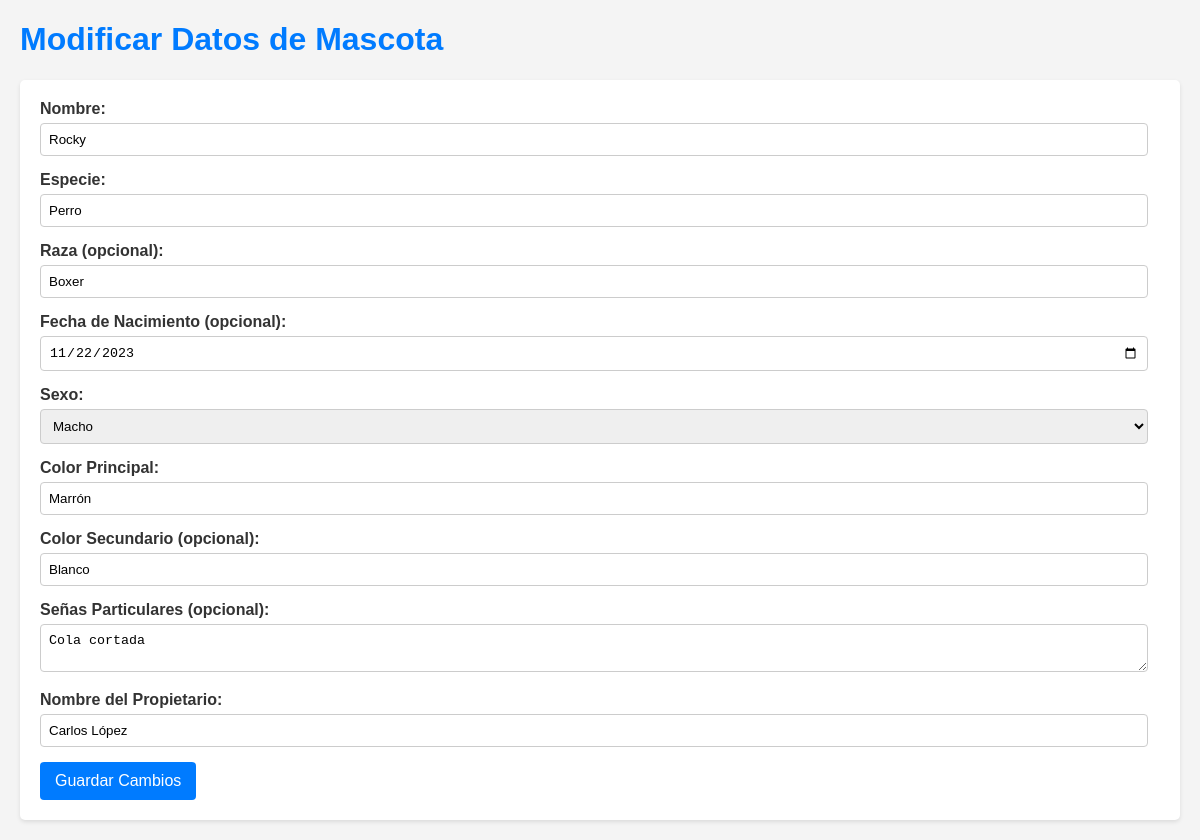
The page /modificar_mascota.php?id=2 on the database its author committed.
### tables this page shows
CREATE TABLE `mascotas` (
  `id_mascota` int(11) NOT NULL,
  `nombre` varchar(100) NOT NULL,
  `especie` varchar(50) NOT NULL,
  `raza` varchar(50) DEFAULT NULL,
  `fecha_nacimiento` date DEFAULT NULL,
  `sexo` char(1) DEFAULT NULL,
  `color_principal` varchar(50) DEFAULT NULL,
  `color_secundario` varchar(50) DEFAULT NULL,
  `senas_particulares` text DEFAULT NULL,
  `foto_url` varchar(255) DEFAULT NULL,
  `nombre_propietario` varchar(100) NOT NULL
);

### modificar_mascota.php (the view, shortened to what this page needs)
<?php
require_once 'database.php';
$conn = new mysqli($db_host, $db_user, $db_pass, $db_name);
$mascota = null;
if ($_SERVER["REQUEST_METHOD"] == "POST") {
    if (isset($_POST['id_mascota']) && is_numeric($_POST['id_mascota'])) {
        $id_mascota_modificar = $_POST['id_mascota'];
        $nombre = $_POST["nombre"];
        $especie = $_POST["especie"];
        $raza = $_POST["raza"] ?? null;
        $fecha_nacimiento = $_POST["fecha_nacimiento"] ?? null;
        $sexo = $_POST["sexo"] ?? null;
        $color_principal = $_POST["color_principal"] ?? null;
        $color_secundario = $_POST["color_secundario"] ?? null;
        $senas_particulares = $_POST["senas_particulares"] ?? null;
        $nombre_propietario = $_POST["nombre_propietario"];
        if (empty($nombre) || empty($especie) || empty($nombre_propietario)) {
            $mensaje_error = "Por favor, complete los campos obligatorios (Nombre, Especie, Nombre del Propietario).";
        } else {
            $sql_update = "UPDATE mascotas SET nombre=?, especie=?, raza=?, fecha_nacimiento=?, sexo=?, color_principal=?, color_secundario=?, senas_particulares=?, nombre_propietario=? WHERE id_mascota=?";
            $stmt_update = $conn->prepare($sql_update);
            if ($stmt_update) {
                $stmt_update->bind_param("sssssssssi", $nombre, $especie, $raza, $fecha_nacimiento, $sexo, $color_principal, $color_secundario, $senas_particulares, $nombre_propietario, $id_mascota_modificar);
                if ($stmt_update->execute()) {
                    $mensaje = "Datos de la mascota actualizados con éxito.";
                    $actualizacion_exitosa = true;
                } else {
                    $mensaje_error = "Error al actualizar los datos de la mascota: " . $stmt_update->error;
                }
                $stmt_update->close();
            } else {
                $mensaje_error = "Error al preparar la consulta de actualización.";
            }
        }
    } else {
        $mensaje_error = "ID de mascota no válido para la modificación.";
    }
}
elseif (isset($_GET['id']) && is_numeric($_GET['id'])) {
    $id_mascota = $_GET['id'];
    $sql_select = "SELECT * FROM mascotas WHERE id_mascota = ?";
    $stmt_select = $conn->prepare($sql_select);
    if ($stmt_select) {
        $stmt_select->bind_param("i", $id_mascota);
        $stmt_select->execute();
        $result_select = $stmt_select->get_result();
        if ($result_select->num_rows == 1) {
            $mascota = $result_select->fetch_assoc();
        } else {
            $mensaje_error = "Mascota no encontrada.";
        }
    } else {
        $mensaje_error = "Error al preparar la consulta para obtener la mascota.";
    }
} elseif ($_SERVER["REQUEST_METHOD"] == "GET" && !isset($_GET['id'])) {
    $mensaje_error = "Por favor, selecciona una mascota para modificar.";
}
?>
<!DOCTYPE html>
<html lang="es">
<head>
</head>
<body>
    <h1>Modificar Datos de Mascota</h1>
    <?php if ($mascota): ?>
        <form action="<?php echo $_SERVER['PHP_SELF']; ?>" method="POST">
            <div>
                <label for="nombre">Nombre:</label>
                <input type="text" id="nombre" name="nombre" value="<?php echo htmlspecialchars($mascota['nombre']); ?>" required>
            </div>
            <div>
                <label for="especie">Especie:</label>
                <input type="text" id="especie" name="especie" value="<?php echo htmlspecialchars($mascota['especie']); ?>" required>
            </div>
            <div>
                <label for="raza">Raza (opcional):</label>
                <input type="text" id="raza" name="raza" value="<?php echo htmlspecialchars($mascota['raza'] ?? ''); ?>">
            </div>
            <div>
                <label for="fecha_nacimiento">Fecha de Nacimiento (opcional):</label>
                <input type="date" id="fecha_nacimiento" name="fecha_nacimiento" value="<?php echo htmlspecialchars($mascota['fecha_nacimiento'] ?? ''); ?>">
            </div>
            <div>
                <label for="sexo">Sexo:</label>
                <select id="sexo" name="sexo">
                    <option value="M" <?php if ($mascota['sexo'] === 'M') echo 'selected'; ?>>Macho</option>
                </select>
            </div>
            <div>
                <label for="color_principal">Color Principal:</label>
                <input type="text" id="color_principal" name="color_principal" value="<?php echo htmlspecialchars($mascota['color_principal'] ?? ''); ?>">
            </div>
            <div>
                <label for="color_secundario">Color Secundario (opcional):</label>
                <input type="text" id="color_secundario" name="color_secundario" value="<?php echo htmlspecialchars($mascota['color_secundario'] ?? ''); ?>">
            </div>
            <div>
                <label for="senas_particulares">Señas Particulares (opcional):</label>
                <textarea id="senas_particulares" name="senas_particulares"><?php echo htmlspecialchars($mascota['senas_particulares'] ?? ''); ?></textarea>
            </div>
            <div>
                <label for="nombre_propietario">Nombre del Propietario:</label>
                <input type="text" id="nombre_propietario" name="nombre_propietario" value="<?php echo htmlspecialchars($mascota['nombre_propietario']); ?>" required>
            </div>
            <button type="submit">Guardar Cambios</button>
        </form>
    <?php elseif (!empty($_GET['id'])): ?>
        <p>No se encontraron los detalles de la mascota con el ID proporcionado.</p>
    <?php else: ?>
        <p>Por favor, selecciona una mascota para modificar.</p>
    <?php endif; ?>
</body>
</html>

### modificar_mascota.php (style rules this page uses)
body { font-family: sans-serif; margin: 20px; background-color: #f4f4f4; color: #333; }
h1 { color: #007bff; }
form { background-color: #fff; padding: 20px; border-radius: 5px; box-shadow: 0 2px 4px rgba(0, 0, 0, 0.1); margin-bottom: 20px; }
div { margin-bottom: 15px; }
label { display: block; margin-bottom: 5px; font-weight: bold; }
input[type="text"], input[type="date"], select, textarea { width: calc(100% - 12px); padding: 8px; border: 1px solid #ccc; border-radius: 4px; box-sizing: border-box; }
textarea { resize: vertical; }
button[type="submit"] { background-color: #007bff; color: white; padding: 10px 15px; border: none; border-radius: 4px; cursor: pointer; font-size: 1em; }

### rows shown on the page
mascotas: nombre "Rocky", especie "Perro", raza "Boxer", fecha_nacimiento "11/22/2023", sexo "Macho", color_principal "Marrón", color_secundario "Blanco", senas_particulares "Cola cortada", nombre_propietario "Carlos López"
